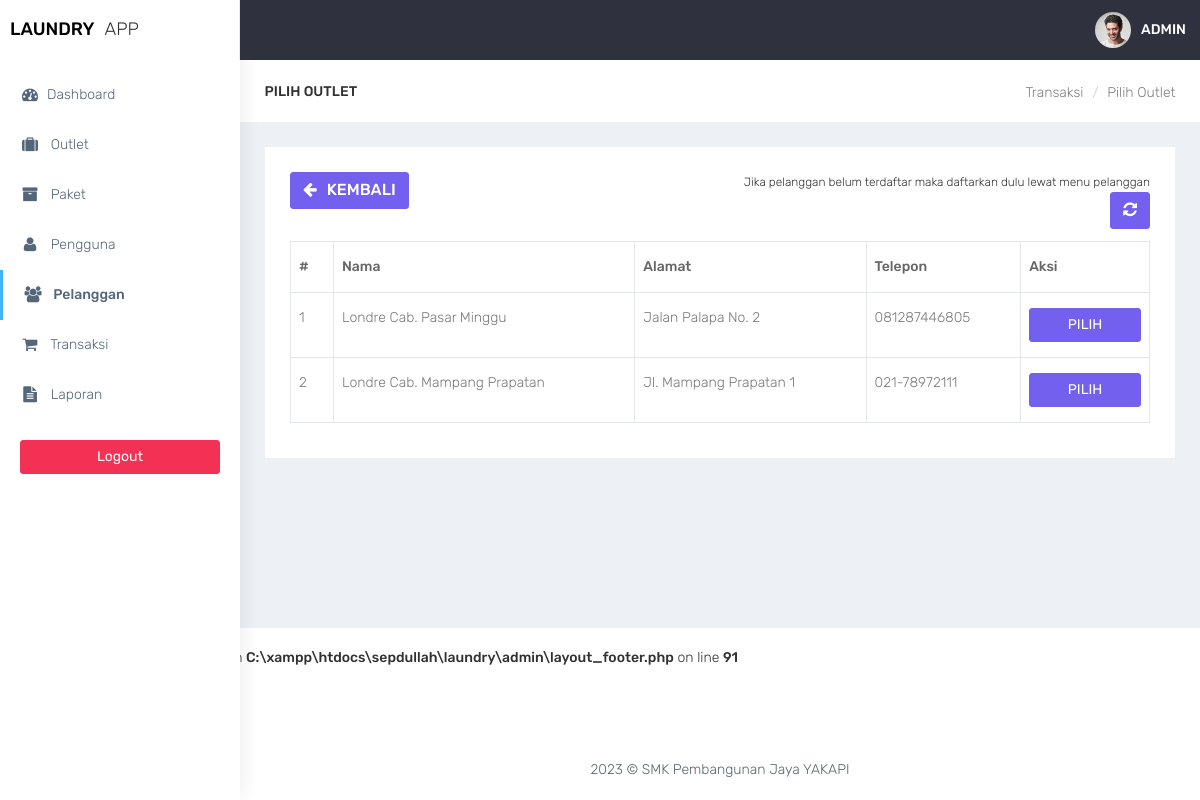
The page /admin/transaksi_cari_outlet.php (signed in) on the database its author committed.
### tables this page shows
CREATE TABLE `user` (
  `id_user` int(11) NOT NULL,
  `nama_user` varchar(100) DEFAULT NULL,
  `username` varchar(32) DEFAULT NULL,
  `password` varchar(150) DEFAULT NULL,
  `outlet_id` int(11) DEFAULT NULL,
  `role` enum('admin','kasir','owner') DEFAULT NULL
);

CREATE TABLE `outlet` (
  `id_outlet` int(11) NOT NULL,
  `nama_outlet` varchar(100) DEFAULT NULL,
  `alamat_outlet` text DEFAULT NULL,
  `telp_outlet` varchar(15) DEFAULT NULL
);

### admin/functions.php (called while the page is built, shortened)
<?php
function ambildata($conn, $query) {
    $data = mysqli_query($conn, $query);
    if (mysqli_num_rows($data) > 0) {
        while($row = mysqli_fetch_assoc($data)) {
            $hasil[] = $row;
        }
        return $hasil;
    }
}
?>

### admin/transaksi_cari_outlet.php (the view, shortened to what this page needs)
<?php
require 'functions.php';
$query = "SELECT outlet.*, user.nama_user FROM outlet LEFT JOIN user on user.outlet_id = outlet.id_outlet";
$data = ambildata($conn,$query)
?>
<!DOCTYPE html>
<html lang="en">
<head>
    <link href="../assets/bootstrap/dist/css/bootstrap.min.css" rel="stylesheet">
    <link href="../assets/plugins/bower_components/sidebar-nav/dist/sidebar-nav.min.css" rel="stylesheet">
    <link href="../assets/plugins/bower_components/toast-master/css/jquery.toast.css" rel="stylesheet">
    <link href="../assets/plugins/bower_components/morrisjs/morris.css" rel="stylesheet">
    <link href="../assets/plugins/bower_components/chartist-js/dist/chartist.min.css" rel="stylesheet">
    <link href="../assets/plugins/bower_components/chartist-plugin-tooltip-master/dist/chartist-plugin-tooltip.css" rel="stylesheet">
    <link href="../assets/css/animate.css" rel="stylesheet">
    <link href="../assets/css/style.css" rel="stylesheet">
    <link href="../assets/css/colors/default.css" id="theme" rel="stylesheet">
    <link rel="stylesheet" type="text/css" href="../assets/DataTables/datatables.min.css"/>
</head>
<body class="fix-header">
    <div id="wrapper">
        <nav class="navbar navbar-default navbar-static-top m-b-0">
            <div class="navbar-header">
                <div class="top-left-part">
                    <a class="logo" href="index.php">
                        <b style="color:black">
                            LAUNDRY
                        </b>
                        <span class="hidden-xs text-dark">
                            APP
                        </span>
                    </a>
                </div>
                <ul class="nav navbar-top-links navbar-right pull-right">
                    <li>
                        <a class="profile-pic" href="#"> <img src="../assets/plugins/images/users/varun.jpg" alt="user-img" width="36" class="img-circle"><b class="hidden-xs">ADMIN</b></a>
                    </li>
                </ul>
            </div>
        </nav>
        <div class="navbar-default sidebar" role="navigation">
            <div class="sidebar-nav slimscrollsidebar">
                <div class="sidebar-head">
                    <h3><span class="fa-fw open-close"><i class="ti-close ti-menu"></i></span> <span class="hide-menu">Navigation</span></h3>
                </div>
                <ul class="nav" id="side-menu">
                    <li style="padding: 70px 0 0;">
                        <a href="index.php" class="waves-effect "><i class="fa fa-tachometer fa-fw" aria-hidden="true"></i>Dashboard</a>
                    </li>
                    <li>
                        <a href="outlet.php" class="waves-effect "><i class="fa fa-suitcase fa-fw" aria-hidden="true"></i> Outlet</a>
                    </li>
                    <li>
                        <a href="paket.php" class="waves-effect "><i class="fa fa-archive fa-fw" aria-hidden="true"></i> Paket</a>
                    </li>
                    <li>
                        <a href="pengguna.php" class="waves-effect "><i class="fa fa-user fa-fw" aria-hidden="true"></i> Pengguna</a>
                    </li>
                    <li>
                        <a href="pelanggan.php" class="waves-effect active"><i class="fa fa-users fa-fw" aria-hidden="true"></i> Pelanggan</a>
                    </li>
                    <li>
                        <a href="transaksi.php" class="waves-effect"><i class="fa fa-shopping-cart fa-fw" aria-hidden="true"></i> Transaksi</a>
                    </li>
                    <li>
                        <a href="laporan.php" class="waves-effect "><i class="fa fa-file-text fa-fw" aria-hidden="true"></i> Laporan</a>
                    </li>
                </ul>
                <div class="center p-20">
                     <a href="logout.php" class="btn btn-danger btn-block waves-effect waves-light">Logout</a>
                 </div>
            </div>
        </div>
        <div id="page-wrapper">
<div class="container-fluid">
    <div class="row bg-title">
        <div class="col-lg-3 col-md-4 col-sm-4 col-xs-12">
            <h4 class="page-title">Pilih Outlet</h4> </div>
        <div class="col-lg-9 col-sm-8 col-md-8 col-xs-12">
            <ol class="breadcrumb">
                <li><a href="#">Transaksi</a></li>
                <li><a href="#">Pilih Outlet</a></li>
            </ol>
        </div>
    </div>
    <div class="row">
        <div class="col-md-12 col-lg-12 col-sm-12 col-xs-12">
            <div class="white-box">
                <div class="row">
                    <div class="col-md-6">
                        <a href="javascript:void(0)" onclick="window.history.back()" class="btn btn-primary box-title"><i class="fa fa-arrow-left fa-fw"></i> Kembali</a>
                    </div>
                    <div class="col-md-6 text-right">
                        <small>Jika pelanggan belum terdaftar maka daftarkan dulu lewat menu pelanggan</small>
                        <button id="btn-refresh" class="btn btn-primary box-title text-right" title="Refresh Data"><i class="fa fa-refresh" id="ic-refresh"></i></button>
                    </div>
                </div>
                <div class="table-responsive">
                    <table class="table table-bordered thead-dark" id="table">
                        <thead class="thead-dark">
                            <tr>
                                <th width="5%">#</th>
                                <th>Nama</th>
                                <th>Alamat</th>
                                <th>Telepon</th>
                                <th width="15%">Aksi</th>
                            </tr>
                        </thead>
                        <tbody>
                            <?php $no=1; foreach($data as $outlet): ?>
                                <tr>
                                    <td><?= $no++ ?></td>
                                    <td><?= $outlet['nama_outlet']; ?></td>
                                    <td><?= $outlet['alamat_outlet']; ?></td>
                                    <td><?= $outlet['telp_outlet']; ?></td>
                                    <td align="center">
                                    <a href="transaksi_tambah.php?id=5&outlet_id=27" data-toggle="tooltip" data-placement="bottom" title="Pilih" class="btn btn-primary btn-block">PILIH</a>
                                    </td>
                                </tr>
                            <?php endforeach; ?>
                                                    </tbody>
                    </table>
                </div>
            </div>
        </div>
    </div>
</div>
<footer class="footer text-center"> 2023 &copy; SMK Pembangunan Jaya YAKAPI </footer>
        </div>
    </div>
    <br />
<b>Warning</b>:  Undefined array key "crud" in <b>C:\xampp\htdocs\sepdullah\laundry\admin\layout_footer.php</b> on line <b>91</b><br />
</body>
</html>

### assets/css/colors/default.css (style rules this page uses)
body { background: #fff; }
.top-left-part { background: #fff; }
.navbar-header { background: #2f323e; }
.navbar-top-links > li > a { color: #ffffff; }
.sidebar .sidebar-head { background: #ffffff; }
.sidebar .sidebar-head h3 { color: #686868; }
.sidebar { background: #fff; box-shadow: 1px 0px 20px rgba(0, 0, 0, 0.08); }
#side-menu li a { color: #54667a; }
#side-menu li a { color: #54667a; border-left: 0px solid #fff; }
#side-menu > li > a { border-left: 3px solid transperant; }
#side-menu > li > a.active { background: transperant; color: #54667a; border-left: 3px solid #41b3f9; font-weight: 500; }

### rows shown on the page
user: outlet.nama_outlet "Londre Cab. Pasar Minggu", outlet.alamat_outlet "Jalan Palapa No. 2", outlet.telp_outlet "081287446805"
outlet: nama_outlet "Londre Cab. Mampang Prapatan", alamat_outlet "Jl. Mampang Prapatan 1", telp_outlet "021-78972111"
